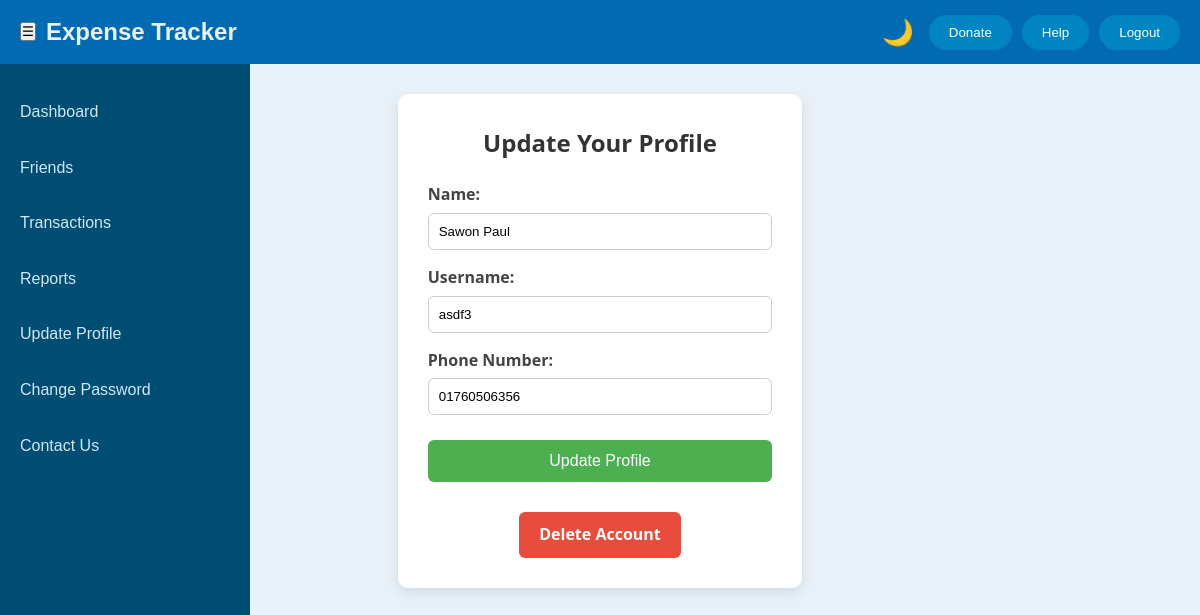
Screenshot of /update_profile/ (signed in) with the database file from the repository.
### mainapp/models.py (models this page shows)
class User(AbstractBaseUser, PermissionsMixin):
    name = models.CharField(max_length=255)
    email = models.EmailField(unique=True)
    username = models.CharField(max_length=100, unique=True)
    number = models.CharField(max_length=15)
    created_at = models.DateTimeField(auto_now_add=True)
    updated_at = models.DateTimeField(auto_now=True)
    is_admin = models.BooleanField(default=False)
    is_active = models.BooleanField(default=True)
    is_staff = models.BooleanField(default=False)
    objects = UserManager()
    USERNAME_FIELD = 'email'
    REQUIRED_FIELDS = ['username', 'name', 'number']

### mainapp/views.py (the view, shortened to what this page needs)
# urls.py: path('update_profile/', update_profile_page, name='update_profile_page'),
@login_required
def update_profile_page(request):
    user = request.user
    return render(request, 'UPDATE_PROFILE/update_profile.html', {'user': user})

### templates/UPDATE_PROFILE/update_profile.html (shortened to what this page needs)
{% load static %}
<!DOCTYPE html>
<html lang="en">
<head>
    <link rel="stylesheet" href="{% static 'css/DASHBOARD/theme.css' %}">
    <link rel="stylesheet" href="{% static 'css/DASHBOARD/dashboard.css' %}">
    <link rel="stylesheet" href="{% static 'css/UPDATE_PROFILE/update_profile.css' %}">
</head>
<body>
    <div class="container">
        <nav class="navbar">
            <div class="navbar-left">
                <button class="sidebar-button" id="toggleSidebar">☰</button>
                <span class="site-title">Expense Tracker</span>
            </div>
            <div class="navbar-right">
                <span id="themeToggle" onclick="toggleTheme()">🌙</span>
                <button class="donate-btn" id="donateButton">Donate</button>
                <button class="help-btn" id="helpButton">Help</button>
                <button class="logout-btn" id="logoutButton">Logout</button>
            </div>
        </nav>
        <div class="content-area">
            <aside class="sidebar" id="sidebar">
                <ul class="sidebar-menu">
                    <li><a href="{% url 'dashboard' %}">Dashboard</a></li>
                    <li><a href="{% url 'friends_page' %}">Friends</a>
                    <li><a href="#">Transactions</a></li>
                    <li><a href="#">Reports</a></li>
                    <li><a href="{% url 'update_profile_page' %}">Update Profile</a></li>
                    <li><a href="{% url 'setting' %}">Change Password</a></li>
                    <li><a href="{% url 'contact' %}">Contact Us</a></li>
                </ul>
            </aside>
            <div class="update_profile">
                <h2>Update Your Profile</h2>
                <form method="POST">
                    <label>Name:</label>
                    <input type="text" name="name" value="{{ user.name }}" required>
                    <label>Username:</label>
                    <input type="text" name="username" value="{{ user.username }}" required>
                    <label>Phone Number:</label>
                    <input type="text" name="number" value="{{ user.number }}" required>
                    <button type="submit" class="update-btn">Update Profile</button>
                </form>
                <div class="delete-account-container">
                    <a href="{% url 'delete_account' %}" class="delete-account-btn" onclick="return confirm('Are you sure you want to delete your account? This action cannot be undone.');">
                        Delete Account
                    </a>
                </div>
            </div>
        </div>
    </div>
</body>
</html>

### static/css/DASHBOARD/theme.css (style rules this page uses)
body { transition: background-color 0.4s ease, color 0.4s ease; }
body:not(.dark-mode) { background-color: #e8f1f8; color: #2c3e50; }
body:not(.dark-mode) .navbar { background-color: #006bb3; color: white; }
body:not(.dark-mode) .navbar-right { display: flex; justify-content: center; align-items: center; }
body:not(.dark-mode) .navbar-right span { background-color: transparent; color: white; cursor: pointer; font-size: 1.6rem; margin-right: 5px; transition: transform 0.2s ease; }
body:not(.dark-mode) .navbar-right button { background-color: #0085c2; color: white; }
body:not(.dark-mode) .sidebar { background-color: #004d73; color: white; }
body:not(.dark-mode) .sidebar-menu li a { color: #cfe7f8; }
body:not(.dark-mode) .site-title { color: #e6f1f9; }

### static/css/DASHBOARD/dashboard.css (style rules this page uses)
* { margin: 0; padding: 0; box-sizing: border-box; }
body { font-family: Arial, sans-serif; line-height: 1.6; min-height: 100vh; display: flex; flex-direction: column; }
.navbar { display: flex; justify-content: space-between; align-items: center; height: 8vh; padding: 0 20px; }
.navbar-left { display: flex; align-items: center; }
.site-title { font-size: 24px; font-weight: bold; margin-left: 10px; color: #f0f0f0; }
.navbar-right button { border: none; padding: 10px 20px; margin-left: 10px; border-radius: 25px; cursor: pointer; transition: background-color 0.3s ease; }
.content-area { display: flex; flex-grow: 1; }
.sidebar { width: 250px; height: calc(100vh - 5vh); padding-top: 20px; position: fixed; transition: all 0.3s ease; cursor: pointer; }
.sidebar-menu { list-style: none; padding: 0; }
.sidebar-menu li a { color: white; text-decoration: none; display: block; padding: 15px 20px; transition: background-color 0.3s ease; }

### static/css/UPDATE_PROFILE/update_profile.css (style rules this page uses)
.update_profile { background-color: #ffffff; padding: 30px; margin: 30px auto; max-width: 600px; box-shadow: 0 4px 12px rgba(0, 0, 0, 0.1); border-radius: 10px; font-family: 'Segoe UI', Tahoma, Geneva, Verdana, sans-serif; }
.update_profile h2 { margin-bottom: 20px; color: #333; text-align: center; }
.update_profile label { display: block; margin-top: 15px; font-weight: 600; color: #444; }
.update_profile input[type="text"], .update_profile input[type="email"], .update_profile input[type="number"] { width: 100%; padding: 10px; margin-top: 5px; border: 1px solid #ccc; border-radius: 6px; box-sizing: border-box; }
.update-btn { margin-top: 25px; background-color: #4CAF50; color: white; padding: 12px 20px; border: none; border-radius: 6px; cursor: pointer; width: 100%; font-size: 16px; }
.delete-account-container { margin-top: 30px; text-align: center; }
.delete-account-btn { display: inline-block; background-color: #e74c3c; color: white; padding: 10px 20px; text-decoration: none; border-radius: 6px; font-weight: bold; transition: background-color 0.3s ease; }

### rows the page displays
User: name "Sawon Paul", username "asdf3", number "01760506356"
